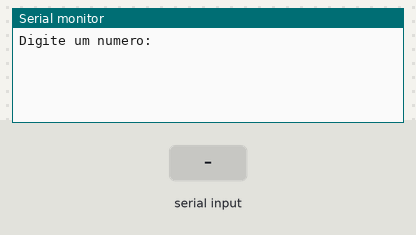
Simulated run of this sketch. Board: Arduino Uno, built with avr-gcc and run on an emulated ATmega328P. Shown: the last lines printed to the serial monitor. The test bench sets the inputs (shaded band).

Above: at 1.2 s.
1.3 s: "90,45\n" received over Serial
At 1.9 s:
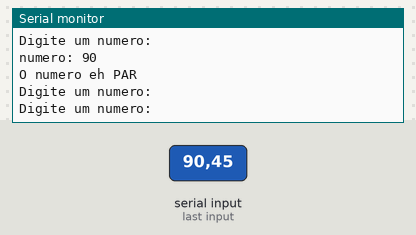
2.8 s: "30,150\n" received over Serial
At 4.2 s:
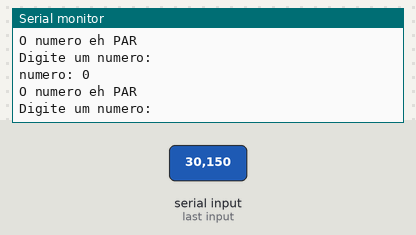
Timing chart, 0 to 5.8 s (numbered marks = the images above; inputs shaded):
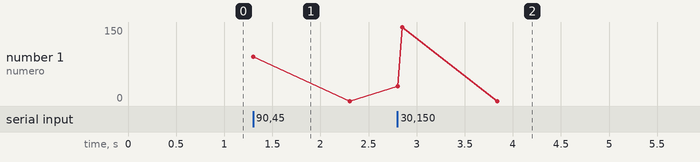

Measured:
- after the input at 1.3 s, the serial monitor: prints a new line at once (image 1)
- after the input at 2.8 s, the serial monitor: prints a new line at once (image 2)

The sketch:

if_ex131__1_.ino
```cpp
/*Faça um programa que receba um número de usuário e exiba este
número, apenas se for par.
*/

int numero = 0;

void setup()
{
  Serial.begin(9600);
}

void loop()
{
  Serial.println("Digite um numero:");
  while(! Serial.available());
  numero = Serial.parseInt();

  if (numero % 2 == 0){
    Serial.println("numero: " + String(numero));
   Serial.println("O numero eh PAR");
  }
}
```
